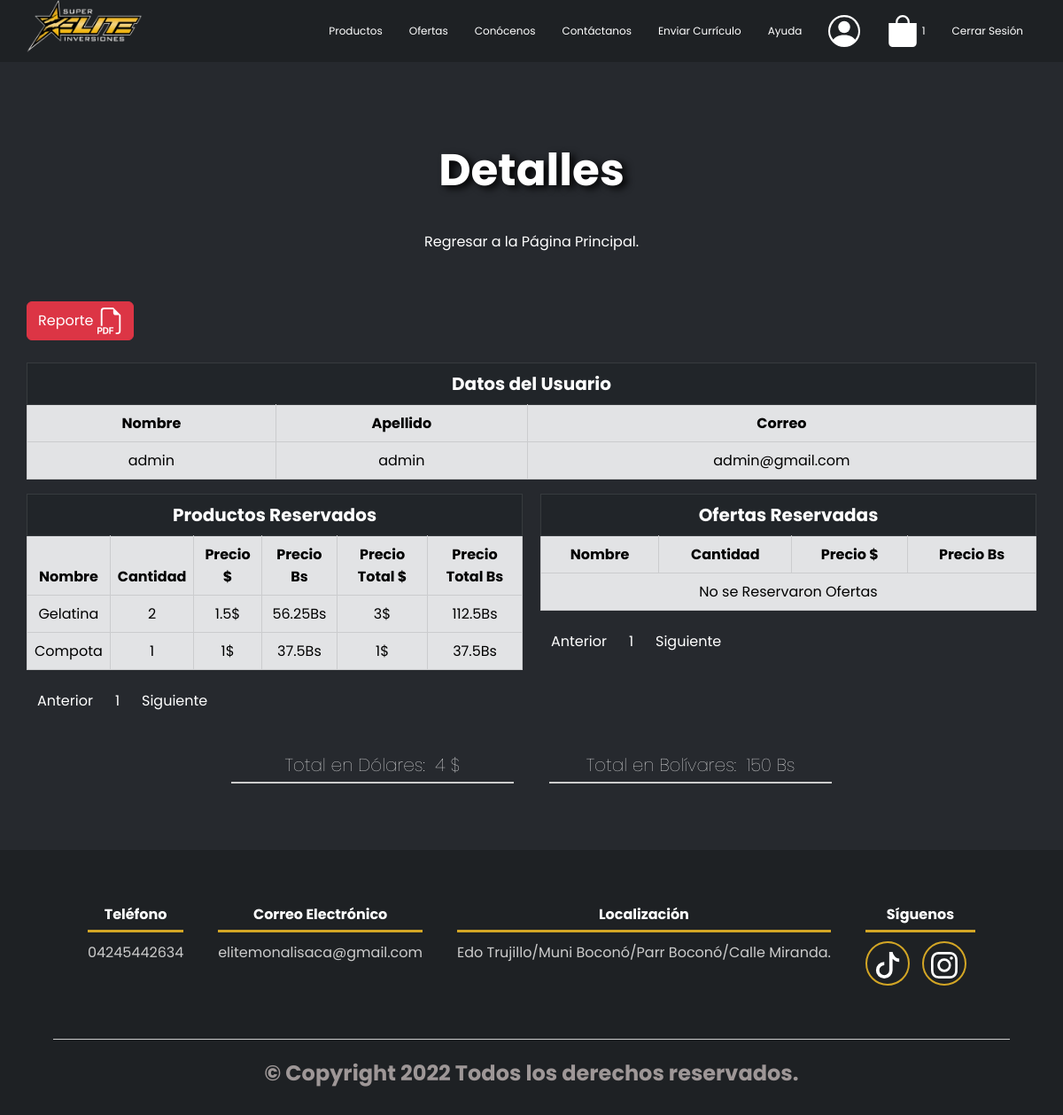
/pagina/Detalles_Reserva_Admin.php?id=566152 (signed in), run on the app's committed database.
### tables this page shows
CREATE TABLE `users` (
  `ID` int(11) NOT NULL,
  `Nombre` varchar(200) NOT NULL,
  `Apellido` varchar(200) NOT NULL,
  `Correo_Electronico` varchar(200) NOT NULL,
  `usuario` varchar(50) NOT NULL,
  `contrasena` varchar(200) NOT NULL,
  `Reservas_Actuales` int(2) NOT NULL,
  `Tipo_ID` int(1) NOT NULL
);

CREATE TABLE `producto_cp` (
  `ID_PP` int(11) NOT NULL,
  `Cantidad_Pedido` varchar(200) NOT NULL,
  `Precio_P` varchar(200) NOT NULL,
  `Precio_B` varchar(200) NOT NULL,
  `total_precio` varchar(200) NOT NULL,
  `total_precio_BS` varchar(200) NOT NULL,
  `ID_P` varchar(200) NOT NULL,
  `Referencia` varchar(200) NOT NULL
);

CREATE TABLE `productos` (
  `ID_P` varchar(200) NOT NULL,
  `NombreP` varchar(200) NOT NULL,
  `Precio` varchar(200) NOT NULL,
  `archivoBLOB` longtext NOT NULL,
  `Cantidad_R` varchar(200) NOT NULL,
  `Cantidad` varchar(200) NOT NULL,
  `Fecha_de_vencimiento_P` date DEFAULT NULL,
  `Descripcion_P` varchar(200) NOT NULL,
  `ID_Marca` int(11) NOT NULL,
  `Categoria_P_ID` int(50) NOT NULL
);

CREATE TABLE `pedido_cp` (
  `Referencia` varchar(50) NOT NULL,
  `estado` varchar(200) NOT NULL,
  `total` varchar(200) NOT NULL,
  `total2` varchar(200) NOT NULL,
  `Fecha_R` date NOT NULL,
  `Fecha_RL` date NOT NULL,
  `Comprobante_cp` varchar(200) DEFAULT NULL,
  `ID` int(11) NOT NULL,
  `Tipo_pedido_ID` int(1) NOT NULL,
  `ID_Sucursal` int(11) DEFAULT NULL,
  `ID_Cuenta_Bancaria` int(11) DEFAULT NULL
);

### pagina/database2.php (called while the page is built, shortened)
<?php
function listar_productos2($conexion,$id){
	$sql="SELECT * FROM productos Where ID_P='$id'";
	$query=mysqli_query($conexion,$sql);
	return $query;
}
function listar_U($conexion,$id){
	$sql="SELECT * FROM users Where ID='$id'";
	$query=mysqli_query($conexion,$sql);
	return $query;
}
function listar_reservas2($conexion,$id){
	$sql="SELECT * FROM pedido_cp WHERE Referencia='$id'";
	$query = mysqli_query($conexion, $sql);
	return $query;
}
function listar_pedido($conexion,$referencia){
	$sql="SELECT * FROM producto_cp Where Referencia='$referencia'";
	$query = mysqli_query($conexion, $sql);
	return $query;
}
function listar_pedido2($conexion,$referencia){
	$sql="SELECT * FROM oferta_cp Where Referencia='$referencia'";
	$query = mysqli_query($conexion, $sql);
	return $query;
}
 ?>

### pagina/Detalles_Reserva_Admin.php (the view, shortened to what this page needs)
<?php
	require 'database.php';
	if (isset($_SESSION['usuario_id'])) {
		$records = $conn->prepare('SELECT id, usuario, contrasena FROM users WHERE id = :id');
		$records->bindparam(':id', $_SESSION['usuario_id']);
		$records->execute();
		$resultados = $records->fetch(PDO::FETCH_ASSOC);
		$user = null;
		if(count($resultados) > 0 ){
			$user = $resultados;
		}
		else{
			header('location CerrarSesion.php');
		}
	}
?>
<!DOCTYPE html>
<html lang="en">
<head>
    <link rel="stylesheet" type="text/css" href="Estilos_Detalles_Reservas.css">
    <?php include("link.php");?>
</head>
<body>
    <?php if (!empty($user)): ?>
    <?php
		include("barra_de_navegacion2.php");
		?>
    <br>
    <br>
    <br>
    <br>
    <br>
    <h1>Detalles</h1>
    <div class="Regresar">
        <a href="Reservas_U.php?id=<?php echo $user['id']?>">Regresar a la Página Principal.</a>
    </div>
    <?php
		include("database2.php");
		$conexion=conexion();
		$id=$_GET['id'];
		$query=listar_reservas2($conexion,$id);
		$row = mysqli_fetch_assoc($query);
		$referencia=$row ['Referencia'];
		$referencia_C=$row['ID'];
		$total=$row['total'];
		$total2=$row['total2'];
		$query3=listar_pedido($conexion,$referencia);
		$query4=listar_pedido2($conexion,$referencia);
		$query2=listar_U($conexion,$referencia_C);
		?>
    <br>
    <div class="container">
        <div class="boton_reporte">
            <a class='btn_report btn-danger' href="Reporte_detalles_de_reserva.php?id=<?php echo $referencia?>"
                target="Reporte_detalles_de_reserva.php?id=<?php echo $referencia?>">
                <p class="title_reporte">Reporte</p><img src="assets\filetype-pdf.svg" alt="" class="icon_1">
            </a>
        </div>
        <br>
        <div class="table-responsive">
            <table class="table table-secondary table-bordered">
                <thead class="table-dark">
                    <tr>
                        <th colspan="3" style="font-size: 20px;">Datos del Usuario</th>
                    </tr>
                </thead>
                <thead class="table-primary">
                    <tr>
                        <th>Nombre</th>
                        <th>Apellido</th>
                        <th>Correo</th>
                    </tr>
                </thead>
                <tbody>
                    <?php
						while ($row2 = mysqli_fetch_assoc($query2)) {
							$Nombre = $row2 ['Nombre'];
							$Apellido=$row2['Apellido'];
							$Correo=$row2['Correo_Electronico'];
							?>
                    <tr>
                        <td><?php echo $Nombre; ?></td>
                        <td><?php echo $Apellido; ?></td>
                        <td><?php echo $Correo; ?></td>
                    </tr>
                    <?php
						}
						?>
                </tbody>
            </table>
        </div>
    </div>
    <div class="container_all_table">
        <div class="container_table_productos">
            <div class="table-responsive">
                <table class="table table-secondary table-bordered" id="tblDatos_1">
                    <thead class="table-dark">
                        <tr>
                            <th colspan="7" style="font-size: 20px;">Productos Reservados</th>
                        </tr>
                    </thead>
                    <thead class="table-primary">
                        <tr>
                            <th>Nombre</th>
                            <th>Cantidad</th>
                            <th>Precio $</th>
                            <th>Precio Bs</th>
                            <th>Precio Total $</th>
                            <th>Precio Total Bs</th>
                        </tr>
                    </thead>
                    <tbody>
                        <?php
				if($query3 -> num_rows >0){
				while ($row3 = mysqli_fetch_assoc($query3)) {
					$id=$row3['ID_P'];
					$query8= listar_productos2($conexion,$id);
					$row8= mysqli_fetch_assoc($query8);
					if(!empty($row8['NombreP'])){
						$Nombre2 = $row8 ['NombreP'];					}
					else{
						$Nombre2= 'Producto elimidado';
						$archivo2= 'Producto eliminado';
					}
					$Cantidad=$row3['Cantidad_Pedido'];
					$Precio=$row3['Precio_P'];
					$Precio_B=$row3['Precio_B'];
					$total_precio=$row3['total_precio'];
					$total_precio_BS=$row3['total_precio_BS'];
					?>
                        <tr>
                            <td><?php echo $Nombre2; ?></td>
                            <td><?php echo $Cantidad; ?></td>
                            <td><?php echo $Precio; ?>$</td>
                            <td><?php echo $Precio_B; ?>Bs</td>
                            <td><?php echo $total_precio; ?>$</td>
                            <td><?php echo $total_precio_BS; ?>Bs</td>
                        </tr>
                        <?php
				}
			}
			else{
				?>
                        <tr class="text-center">
                            <td colspan="16">No se Reservaron Productos</td>
                        </tr>
                        <?php
			}
			?>
                    </tbody>
                </table>
                <div class="contenedor_paginador">
                    <div id="paginador_1" class=""></div>
                </div>
            </div>
        </div>
        <div class="container_table_ofertas">
            <div class="table-responsive">
                <table class="table table-secondary table-bordered" id="tblDatos_2">
                    <thead class="table-dark">
                        <tr>
                            <th colspan="7" style="font-size: 20px;">Ofertas Reservadas</th>
                        </tr>
                    </thead>
                    <thead class="table-primary">
                        <tr>
                            <th>Nombre</th>
                            <th>Cantidad</th>
                            <th>Precio $</th>
                            <th>Precio Bs</th>
                        </tr>
                    </thead>
                    <tbody>
                        <?php
						if($query4 -> num_rows >0){
						while ($row4 = mysqli_fetch_assoc($query4)) {
							$id=$row4 ['ID_Oferta'];
							$query7=listar_Ofertas2($conexion,$id);
							$row7= mysqli_fetch_assoc($query7);
							if(!empty($row7['Nombre_Oferta'])){
								$Nombre = $row7 ['Nombre_Oferta'];
							}
							else{
								$Nombre= 'Oferta elimidada';
								$archivo= 'Oferta eliminada';
							}
							$Cantidad=$row4['Cantidad_Pedido_O'];
							$total_precio=$row4['Total_precio_o'];
							$total_precio_BS=$row4['Total_precio_bs_o'];
							?>
                        <tr>
                            <td><?php echo $Nombre; ?></td>
                            <td><?php echo $Cantidad; ?></td>
                            <td><?php echo $total_precio; ?>$</td>
                            <td><?php echo $total_precio_BS; ?>Bs</td>
                        </tr>
                        <?php
				}
			}
			else{
				?>
                        <tr class="text-center">
                            <td colspan="16">No se Reservaron Ofertas</td>
                        </tr>
                        <?php
			}
			?>
                    </tbody>
                </table>
                <div class="contenedor_paginador">
                    <div id="paginador_2" class=""></div>
                </div>
            </div>
        </div>
    </div>
    <div class="total_pagar">
        <h2 class="Titulo_2">Total en Dólares:&nbsp;
            <?php echo $total; ?>&nbsp;$
        </h2>
        <h2 class="Titulo_3">Total en Bolívares:&nbsp;
            <?php echo $total2; ?>&nbsp;Bs
        </h2>
    </div>
    <br>
    <br>
    <br>
    <?php
	include("Footer.php");
	?>
    <?php endif; ?>
</body>
</html>

### pagina/Estilos_Menu_Desplegable_12.css (style rules this page uses)
* { margin: 0; padding: 0; box-sizing: border-box; }
body { font-family: 'Poppins', sans-serif; }

### pagina/Estilos_modales.css (style rules this page uses)
* { margin: 0; padding: 0; -webkit-box-sizing: border-box; -moz-box-sizing: border-box; box-sizing: border-box; }
body { background-color: #26292e; font-family: 'Poppins', sans-serif; }
:root { --bs-blue: #0d6efd; --bs-indigo: #6610f2; --bs-purple: #6f42c1; --bs-pink: #d63384; --bs-red: #dc3545; --bs-orange: #fd7e14; --bs-yellow: #ffc107; --bs-green: #198754; --bs-teal: #20c997; --bs-cyan: #0dcaf0; --bs-black: #000; --bs-white: #fff; --bs-gray: #6c757d; --bs-gray-dark: #343a40; --bs-gray-100: #f8f9fa; --bs-gray-200: #e9ecef; --bs-gray-300: #dee2e6; --bs-gray-400: #ced4da; --bs-gray-500: #adb5bd; --bs-gray-600: #6c757d; --bs-gray-700: #495057; --bs-gray-800: #343a40; --bs-gray-900: #212529; --bs-primary: #0d6efd; --bs-secondary: #6c757d; --bs-success: #198754; --bs-info: #0dcaf0; --bs-warning: #ffc107; --bs-danger: #dc3545; --bs-light: #f8f9fa; --bs-dark: #212529; --bs-primary-rgb: 13, 110, 253; --bs-secondary-rgb: 108, 117, 125; --bs-success-rgb: 25, 135, 84; --bs-info-rgb: 13, 202, 240; --bs-warning-rgb: 255, 193, 7; --bs-danger-rgb: 220, 53, 69; --bs-light-rgb: 248, 249, 250; --bs-dark-rgb: 33, 37, 41; --bs-white-rgb: 255, 255, 255; --bs-black-rgb: 0, 0, 0; --bs-body-color-rgb: 33, 37, 41; --bs-body-bg-rgb: 255, 255, 255; --bs-font-sans-serif: system-ui, -apple-system, "Segoe UI", Roboto, "Helvetica Neue", "Noto Sans", "Liberation Sans", Arial, sans-serif, "Apple Color Emoji", "Segoe UI Emoji", "Segoe UI Symbol", "Noto Color Emoji"; --bs-font-monospace: SFMono-Regular, Menlo, Monaco, Consolas, "Liberation Mono", "Courier New", monospace; --bs-gradient: linear-gradient(180deg, rgba(255, 255, 255, 0.15), rgba(255, 255, 255, 0)); --bs-body-font-family: var(--bs-font-sans-serif); --bs-body-font-size: 1rem; --bs-body-font-weight: 400; --bs-body-line-height: 1.5; --bs-body-color: #212529; --bs-body-bg: #fff; --bs-border-width: 1px; --bs-border-style: solid; --bs-border-color: #dee2e6; --bs-border-color-translucent: rgba(0, 0, 0, 0.175); --bs-border-radius: 0.375rem; --bs-border-radius-sm: 0.25rem; --bs-border-radius-lg: 0.5rem; --bs-border-radius-xl: 1rem; --bs-border-radius-2xl: 2rem; --bs-border-radius-pill: 50rem; --bs-link-color: #0d6efd; --bs-link-hover-color: #0a58ca; --bs-code-color: #d63384; --bs-highlight-bg: #fff3cd }

### data on the page
users: Nombre "admin", Apellido "admin", Correo_Electronico "admin@gmail.com"
producto_cp: productos.NombreP "Gelatina", Cantidad_Pedido "2", Precio_P "1.5", Precio_B "56.25", total_precio "3", total_precio_BS "112.5"
producto_cp: productos.NombreP "Compota", Cantidad_Pedido "1", Precio_P "1", Precio_B "37.5", total_precio "1", total_precio_BS "37.5"
pedido_cp: total "4", total2 "150"

### other printed values
$num_rows "1"
